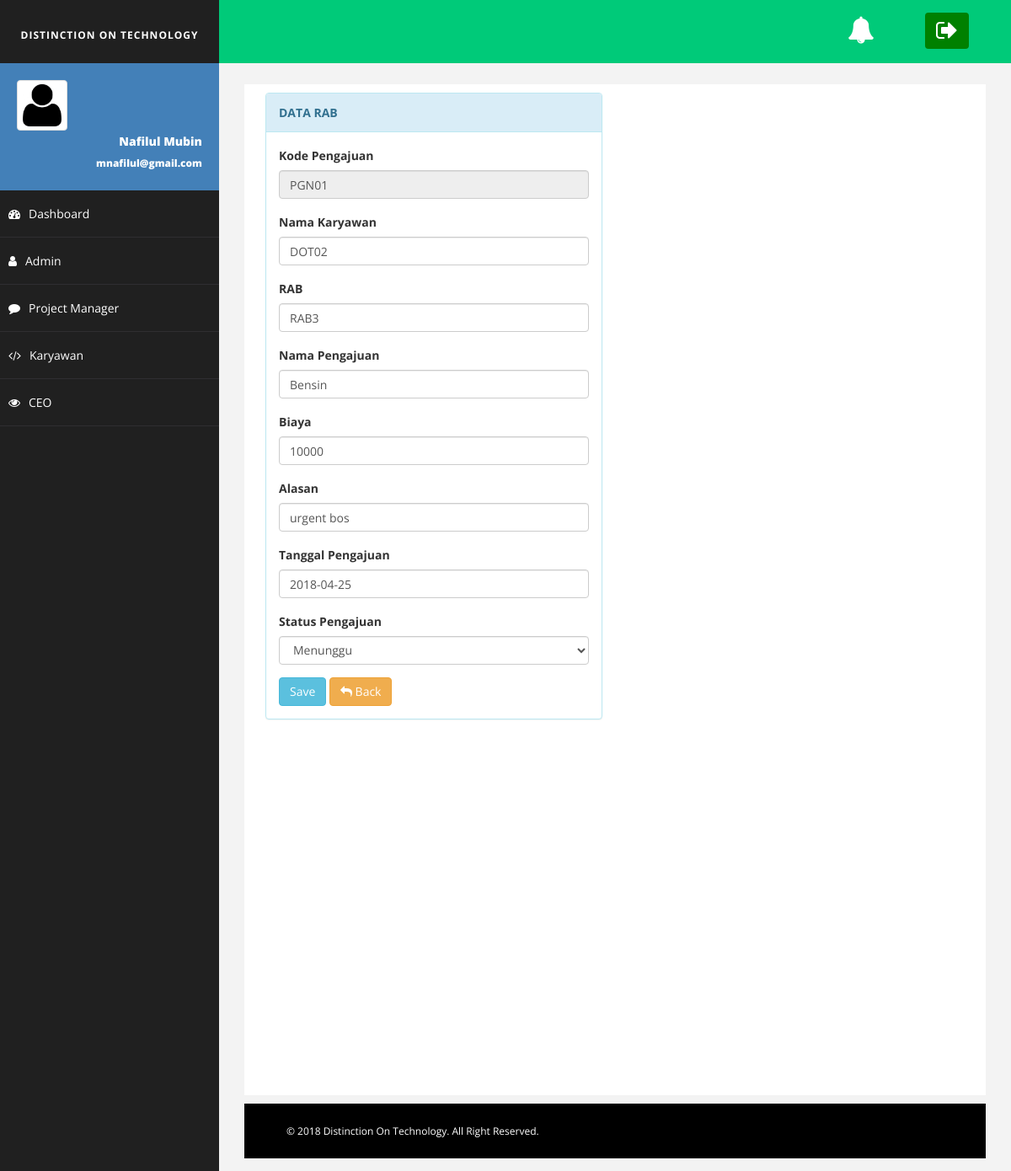
Page /?page=pengajuan_edit&id=PGN01 on the committed database.
### tables this page shows
CREATE TABLE `pengajuan` (
  `id_pengajuan` varchar(20) NOT NULL,
  `id_karyawan` varchar(20) NOT NULL,
  `id_rab` varchar(20) NOT NULL,
  `nama_pengajuan` varchar(25) NOT NULL,
  `biaya` int(20) NOT NULL,
  `alasan` varchar(50) NOT NULL,
  `tgl_pengajuan` date NOT NULL,
  `status_pengajuan` varchar(25) NOT NULL
);

### index.php (called while the page is built)
<?php
include 'src/infrastruktur/header.php';
include 'src/infrastruktur/content.php';
include 'src/infrastruktur/footer.php';
?>

### src/Domain/pengajuan_model.php (called while the page is built, shortened)
<?php
class Pengajuan extends database2{
    function edit($id){
        $data = mysql_query("select * from pengajuan where id_pengajuan='$id'");
        while($d = mysql_fetch_array($data)){
            $hasil[] = $d;
        }
        return $hasil;
    }
}
?>

### View/pengajuan_edit.php (the view, shortened to what this page needs)
<?php
require 'src/Domain/pengajuan_model.php';
$db = new Pengajuan();
?>
<div class="col-md-6 col-sm-6 col-xs-12">
    <div class="panel panel-info">
        <div class="panel-heading">
           <b>DATA RAB</b>
        </div>
    <div class="panel-body">
        <form role="form" method="POST" action="src/Infrastruktur/pengajuan.php?aksi=update">
           <?php
           foreach($db->edit($_GET['id']) as $data){
            ?>
                    <div class="form-group">
                        <label>Kode Pengajuan</label>
                        <input class="form-control" type="text" name="id_pengajuan" readonly="readonly" value="<?php echo $data['id_pengajuan']; ?>">
                    </div>
                    <div class="form-group">
                        <label>Nama Karyawan</label>
                        <input class="form-control" type="text" name="id_karyawan" value="<?php echo $data['id_karyawan']; ?>">
                    </div>
                     <div class="form-group">
                        <label>RAB</label>
                        <input class="form-control" type="text" name="id_rab" value="<?php echo $data['id_rab']; ?>">
                    </div>
                    <div class="form-group">
                        <label>Nama Pengajuan</label>
                        <input class="form-control" type="text" name="nama_pengajuan" value="<?php echo $data['nama_pengajuan']; ?>">
                    </div>
                    <div class="form-group">
                        <label>Biaya</label>
                        <input class="form-control" type="text" name="biaya" value="<?php echo $data['biaya']; ?>">
                    </div>
                    <div class="form-group">
                        <label>Alasan</label>
                        <input class="form-control" type="text" name="alasan" value="<?php echo $data['alasan']; ?>">
                    </div>
                    <div class="form-group">
                        <label>Tanggal Pengajuan</label>
                        <input class="form-control datepicker" type="text" name="tgl_pengajuan" value="<?php echo $data['tgl_pengajuan']; ?>">
                    </div>
                    <div class="form-group">
                        <label>Status Pengajuan</label>
                        <select class="form-control" name="status_pengajuan">
                        <option value="Menunggu" <?php if ($data['status_pengajuan'] == 'Menunggu') echo 'selected'; ?> >Menunggu </option>
                        </select>
                    </div>
                    <button type="submit" name="submit" class="btn btn-info">Save </button>
                    <a onclick="window.history.back();return false;" class="btn btn-warning"><i class="fa fa-reply"></i> Back</a>
                    <?php } ?>
                </form>
        </div>
    </div>
</div>

### assets/css/images.css (style rules this page uses)
body { font-family: 'open sans'; overflow-x: hidden; }

### assets/css/barang.css (style rules this page uses)
body { background: #f1f1f1; }

### assets/css/basic.css (style rules this page uses)
body { font-family: 'Open Sans', sans-serif; line-height:25px; }

### rows in the picture
pengajuan: id_pengajuan "PGN01", id_karyawan "DOT02", id_rab "RAB3", nama_pengajuan "Bensin", biaya "10000", alasan "urgent bos", tgl_pengajuan "2018-04-25"
